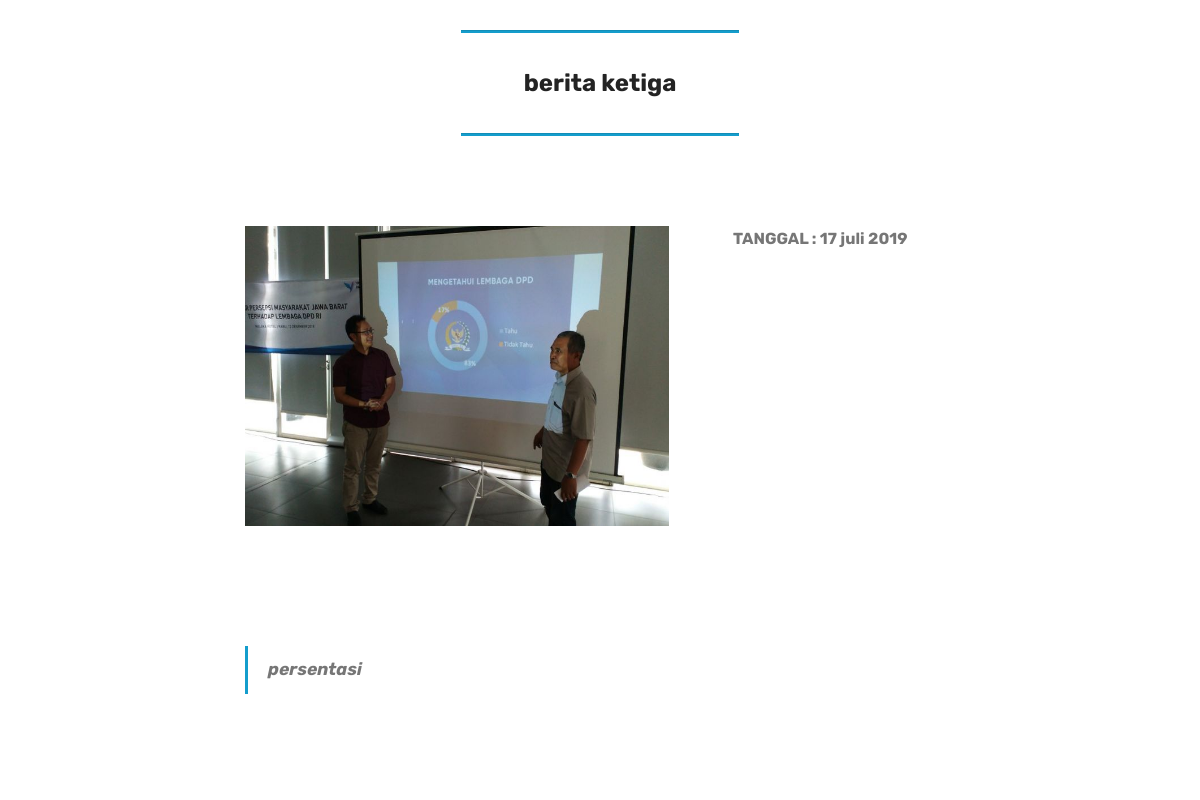
Screenshot of /lanjutberita3.php with the database file from the repository.
### tables this page shows
CREATE TABLE IF NOT EXISTS `berita` (
`id_file` int(20) NOT NULL,
  `judul` varchar(300) NOT NULL,
  `tanggal` varchar(20) NOT NULL,
  `isi_singkat` varchar(300) NOT NULL,
  `isi_lengkap` longtext NOT NULL,
  `nama_file` varchar(300) NOT NULL
);

### lanjutberita3.php (the view, shortened to what this page needs)
<!DOCTYPE html>
<html  >
<head>
  <link rel="stylesheet" href="etc5/assets/tether/tether.min.css">
  <link rel="stylesheet" href="etc5/assets/bootstrap/css/bootstrap.min.css">
  <link rel="stylesheet" href="etc5/assets/bootstrap/css/bootstrap-grid.min.css">
  <link rel="stylesheet" href="etc5/assets/bootstrap/css/bootstrap-reboot.min.css">
  <link rel="stylesheet" href="etc5/assets/theme/css/style.css">
  <link rel="stylesheet" href="etc5/assets/mobirise/css/mbr-additional.css" type="text/css">
</head>
<body><?php
  $query_mysql = mysql_query("SELECT * FROM berita WHERE id_file = '3'")or die(mysql_error());
  while($data = mysql_fetch_array($query_mysql)){
  ?>
  <section class="mbr-section article content9 cid-rwh3Hn5seR" id="content9-h">
    <div class="container">
        <div class="inner-container" style="width: 100%;">
            <hr class="line" style="width: 25%;">
            <div class="section-text align-center mbr-fonts-style display-5"><strong>
                    <?php echo $data['judul'] ?></div>
            <hr class="line" style="width: 25%;">
        </div>
        </div>
</section>
<section class="engine"><a href="https://mobirise.info/d">web maker</a></section><section class="mbr-section content6 cid-rwh3cw7SiJ" id="content6-e">
    <div class="container">
        <div class="media-container-row">
            <div class="col-12 col-md-8">
                <div class="media-container-row">
                    <div class="mbr-figure" style="width: 200%;">
                      <img src="<?php echo "fileberita/".$data['nama_file']; ?>" width="700" height="300">
                    </div>
                    <div class="media-content">
                        <div class="mbr-section-text">
                            <p class="mbr-text mb-0 mbr-fonts-style display-7">
                               <strong>TANGGAL : </strong> <?php echo $data['tanggal'] ?>
                            </p>
                        </div>
                    </div>
                </div>
            </div>
        </div>
    </div>
</section>
<section class="mbr-section article content1 cid-rwh3mL30mn" id="content2-f">
    <div class="container">
        <div class="media-container-row">
            <div class="mbr-text col-12 col-md-8 mbr-fonts-style display-7">
                <blockquote> <?php echo $data['isi_lengkap'] ?></blockquote>
            </div>
        </div>
    </div>
</section>
<?php } ?>
</body>
</html>

### etc5/assets/theme/css/style.css (style rules this page uses)
section { background-color: #eeeeee; }
section, .container, .container-fluid { position: relative; word-wrap: break-word; }
body { color: #232323; }
b, strong { font-weight: bold; }
blockquote { padding: 10px 0 10px 20px; position: relative; border-left: 2px solid; border-color: #ff3366; }
body { position: relative; }
section { background-position: 50% 50%; background-repeat: no-repeat; background-size: cover; }
.align-center { text-align: center; }
.media-content { -webkit-flex-basis: 100%; flex-basis: 100%; }
.media-container-row { display: -ms-flexbox; display: -webkit-flex; display: flex; -webkit-flex-direction: row; -ms-flex-direction: row; flex-direction: row; -webkit-flex-wrap: wrap; -ms-flex-wrap: wrap; flex-wrap: wrap; -webkit-justify-content: center; -ms-flex-pack: center; justify-content: center; -webkit-align-content: center; -ms-flex-line-pack: center; align-content: center; -webkit-align-items: start; -ms-flex-align: start; align-items: start; }
@media (min-width: 992px) { .media-container-row { -webkit-flex-wrap: nowrap; -ms-flex-wrap: nowrap; flex-wrap: nowrap; } }
.mbr-figure img, .mbr-figure iframe { display: block; width: 100%; }
.mbr-figure { -ms-flex-item-align: center; -ms-grid-row-align: center; -webkit-align-self: center; align-self: center; }
.mbr-figure img, .card-img img { width: 100%; }

### etc5/assets/mobirise/css/mbr-additional.css (style rules this page uses)
body { font-style: normal; line-height: 1.5; }
.mbr-text { font-style: normal; line-height: 1.6; }
.display-5 { font-family: 'Rubik', sans-serif; font-size: 1.5rem; }
.display-7 { font-family: 'Rubik', sans-serif; font-size: 1rem; }
blockquote { font-style: italic; padding: 10px 0 10px 20px; font-size: 1.09rem; position: relative; border-color: #149dcc; border-width: 3px; }
ul, ol, pre, blockquote { margin-bottom: 2.3125rem; }
html, body { height: auto; min-height: 100vh; }
.cid-rwh3Hn5seR { padding-top: 30px; padding-bottom: 30px; background-color: #ffffff; }
.cid-rwh3Hn5seR .line { background-color: #149dcc; color: #149dcc; align: center; height: 2px; margin: 0 auto; }
.cid-rwh3Hn5seR .section-text { padding: 2rem 0; }
.cid-rwh3Hn5seR .inner-container { margin: 0 auto; }
.cid-rwh3cw7SiJ { padding-top: 60px; padding-bottom: 60px; background-color: #ffffff; }
@media (min-width: 992px) { .cid-rwh3cw7SiJ .mbr-figure { padding-right: 4rem; } }
.cid-rwh3cw7SiJ .mbr-text { color: #767676; }
.cid-rwh3mL30mn { padding-top: 60px; padding-bottom: 60px; background-color: #ffffff; }
.cid-rwh3mL30mn .mbr-text, .cid-rwh3mL30mn blockquote { color: #767676; }

### rows the page displays
berita: judul "berita ketiga", nama_file (picture), tanggal "17 juli 2019", isi_lengkap "persentasi"
